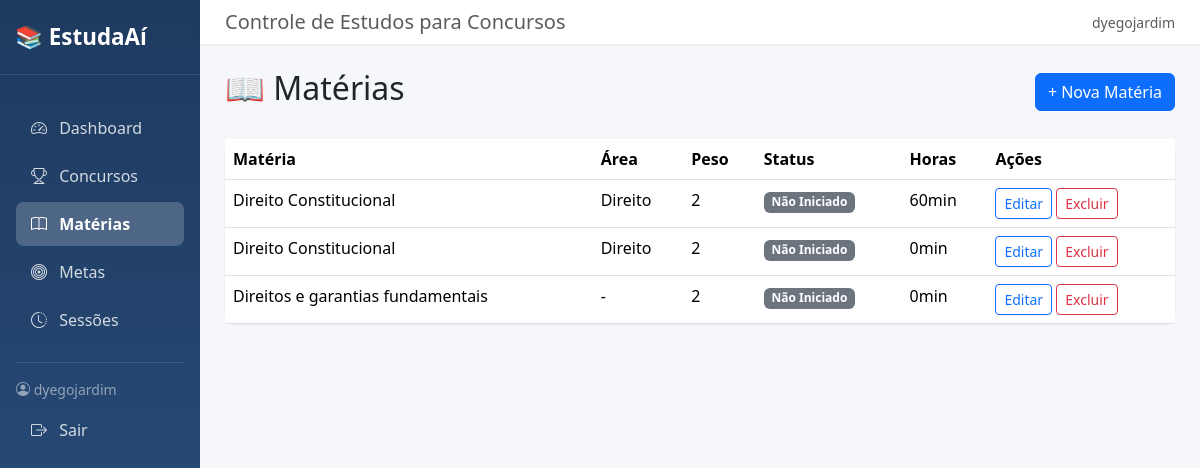
The app's page /materias/ (signed in) with its own data.
### core/models.py (models this page shows, shortened)
class Materia(models.Model):
    STATUS_CHOICES = [
        ('nao_iniciado', 'Não Iniciado'),
        ('em_andamento', 'Em Andamento'),
        ('revisado', 'Revisado'),
        ('dominado', 'Dominado'),
    ]
    nome = models.CharField('Nome', max_length=200)
    area = models.CharField('Área', max_length=100, blank=True)
    peso = models.IntegerField('Peso', default=1, help_text='Importância da matéria (1-10)')
    status = models.CharField('Status', max_length=20, choices=STATUS_CHOICES, default='nao_iniciado')
    concurso = models.ForeignKey(Concurso, on_delete=models.SET_NULL, null=True, blank=True)
    usuario = models.ForeignKey(User, on_delete=models.CASCADE)
    class Meta:
        verbose_name = 'Matéria'
        verbose_name_plural = 'Matérias'
        ordering = ['nome']
    @property
    def total_minutos_estudados(self):
        return sum(s.duracao_minutos for s in self.sessoes.all())

class SessaoEstudo(models.Model):
    TIPO_CHOICES = [
        ('teoria', 'Teoria'),
        ('exercicios', 'Exercícios'),
        ('revisao', 'Revisão'),
        ('simulado', 'Simulado'),
    ]
    PRODUTIVIDADE_CHOICES = [
        (1, 'Baixa'),
        (2, 'Média'),
        (3, 'Alta'),
    ]
    data = models.DateField('Data')
    materia = models.ForeignKey(Materia, on_delete=models.CASCADE, related_name='sessoes')
    topico = models.ForeignKey(Topico, on_delete=models.SET_NULL, null=True, blank=True)
    duracao_minutos = models.PositiveIntegerField('Duração (minutos)')
    tipo = models.CharField('Tipo', max_length=20, choices=TIPO_CHOICES, default='teoria')
    anotacoes = models.TextField('Anotações', blank=True)
    produtividade = models.IntegerField('Produtividade', choices=PRODUTIVIDADE_CHOICES, default=2)
    usuario = models.ForeignKey(User, on_delete=models.CASCADE)
    class Meta:
        verbose_name = 'Sessão de Estudo'
        verbose_name_plural = 'Sessões de Estudo'
        ordering = ['-data']

### core/views.py (the view)
# urls.py: path('materias/', views.lista_materias, name='lista_materias'),
@login_required
def lista_materias(request):
    materias = Materia.objects.filter(usuario=request.user).select_related('concurso')
    return render(request, 'core/materia_list.html', {'materias': materias})

### templates/core/materia_list.html
{% extends 'core/base.html' %}
{% block nav_materias %}active{% endblock %}
{% block content %}
<div class="d-flex justify-content-between align-items-center mb-4">
    <h2>📖 Matérias</h2>
    <a href="{% url 'core:nova_materia' %}" class="btn btn-primary">+ Nova Matéria</a>
</div>
{% if materias %}
<div class="card card-stat">
    <table class="table table-hover mb-0">
        <thead>
            <tr>
                <th>Matéria</th>
                <th>Área</th>
                <th>Peso</th>
                <th>Status</th>
                <th>Horas</th>
                <th>Ações</th>
            </tr>
        </thead>
        <tbody>
            {% for materia in materias %}
            <tr>
                <td>{{ materia.nome }}</td>
                <td>{{ materia.area|default:'-' }}</td>
                <td>{{ materia.peso }}</td>
                <td>
                    {% if materia.status == 'dominado' %}
                    <span class="badge bg-success">{{ materia.get_status_display }}</span>
                    {% elif materia.status == 'revisado' %}
                    <span class="badge bg-info">{{ materia.get_status_display }}</span>
                    {% elif materia.status == 'em_andamento' %}
                    <span class="badge bg-warning text-dark">{{ materia.get_status_display }}</span>
                    {% else %}
                    <span class="badge bg-secondary">{{ materia.get_status_display }}</span>
                    {% endif %}
                </td>
                <td>{{ materia.total_minutos_estudados|floatformat:0 }}min</td>
                <td>
                    <a href="{% url 'core:editar_materia' materia.pk %}" class="btn btn-sm btn-outline-primary">Editar</a>
                    <a href="{% url 'core:excluir_materia' materia.pk %}" class="btn btn-sm btn-outline-danger">Excluir</a>
                </td>
            </tr>
            {% endfor %}
        </tbody>
    </table>
</div>
{% else %}
<div class="text-center py-5">
    <p class="text-muted">Você ainda não cadastrou nenhuma matéria.</p>
    <a href="{% url 'core:nova_materia' %}" class="btn btn-primary">Cadastrar primeira matéria</a>
</div>
{% endif %}
{% endblock %}

### templates/core/base.html (shortened to what this page needs)
<!DOCTYPE html>
<html lang="pt-br">
<head>
    <link href="https://cdn.jsdelivr.net/npm/bootstrap@5.3.2/dist/css/bootstrap.min.css" rel="stylesheet">
    <link href="https://cdn.jsdelivr.net/npm/bootstrap-icons@1.11.1/font/bootstrap-icons.css" rel="stylesheet">
</head>
<body>
<div class="container-fluid">
    <div class="row">
        <div class="col-md-3 col-lg-2 sidebar p-0">
            <div class="sidebar-brand">
                📚 EstudaAí
            </div>
            <div class="p-3">
                <ul class="nav flex-column">
                    <li class="nav-item">
                        <a href="{% url 'core:dashboard' %}" class="nav-link {% block nav_dashboard %}{% endblock %}">
                            <i class="bi bi-speedometer2"></i> Dashboard
                        </a>
                    </li>
                    <li class="nav-item">
                        <a href="{% url 'core:lista_concursos' %}" class="nav-link {% block nav_concursos %}{% endblock %}">
                            <i class="bi bi-trophy"></i> Concursos
                        </a>
                    </li>
                    <li class="nav-item">
                        <a href="{% url 'core:lista_materias' %}" class="nav-link {% block nav_materias %}{% endblock %}">
                            <i class="bi bi-book"></i> Matérias
                        </a>
                    </li>
                    <li class="nav-item">
                        <a href="{% url 'core:lista_metas' %}" class="nav-link {% block nav_metas %}{% endblock %}">
                            <i class="bi bi-bullseye"></i> Metas
                        </a>
                    </li>
                    <li class="nav-item">
                        <a href="{% url 'core:lista_sessoes' %}" class="nav-link {% block nav_sessoes %}{% endblock %}">
                            <i class="bi bi-clock-history"></i> Sessões
                        </a>
                    </li>
                </ul>
                <hr class="text-white-50 my-3">
                <div class="text-white-50 small mb-2">
                    <i class="bi bi-person-circle"></i>
                    {{ user.username }}
                </div>
                                <a href="{% url 'core:logout' %}" class="nav-link">
                    <i class="bi bi-box-arrow-right"></i> Sair
                </a>
            </div>
        </div>
        <div class="col-md-9 col-lg-10 p-0">
            <nav class="navbar-top d-flex justify-content-between align-items-center">
                <h5 class="mb-0 text-muted">Controle de Estudos para Concursos</h5>
                <span class="text-muted small">{{ user.username }}</span>
            </nav>
            <div class="main-content">
                {% block content %}
                {% endblock %}
            </div>
        </div>
    </div>
</div>
</body>
</html>

### templates/core/base.html (style rules this page uses)
body { background-color: #f5f7fb; }
.sidebar { background: linear-gradient(180deg, #1e3a5f 0%, #2c5282 100%); min-height: 100vh; color: white; }
.sidebar .nav-link { color: rgba(255, 255, 255, 0.8); border-radius: 8px; margin-bottom: 4px; padding: 10px 15px; transition: all 0.2s; }
.sidebar .nav-link.active { color: white; background-color: rgba(255, 255, 255, 0.2); font-weight: 600; }
.sidebar .nav-link i { margin-right: 8px; width: 20px; text-align: center; }
.sidebar-brand { padding: 20px 15px; font-size: 1.4rem; font-weight: 700; color: white; border-bottom: 1px solid rgba(255, 255, 255, 0.1); margin-bottom: 15px; }
.card-stat { border: none; border-radius: 12px; box-shadow: 0 1px 3px rgba(0, 0, 0, 0.08); }
.main-content { padding: 25px; }
.navbar-top { background: white; box-shadow: 0 1px 3px rgba(0, 0, 0, 0.08); padding: 10px 25px; }

### records on screen
Materia: nome "Direito Constitucional", area "Direito", peso "2", status "Não Iniciado", total_minutos_estudados "60"
Materia: nome "Direito Constitucional", area "Direito", peso "2", status "Não Iniciado", total_minutos_estudados "0"
Materia: nome "Direitos e garantias fundamentais", area "-", peso "2", status "Não Iniciado", total_minutos_estudados "0"

### other values on screen
{{ user.username }} "dyegojardim"
